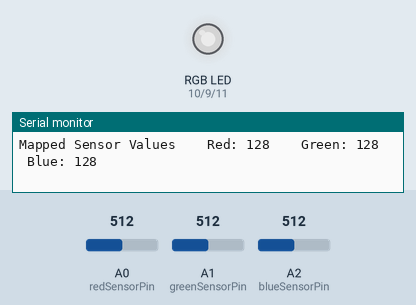
Simulated run of this sketch. Board: Arduino Uno, built with avr-gcc and run on an emulated ATmega328P. Shown: an RGB LED mixed from three pins (HIGH = lit), the last lines printed to the serial monitor. Inputs (shaded band) come from the test bench; at power-on: A0 (redSensorPin) = 512, A1 (greenSensorPin) = 512, A2 (blueSensorPin) = 512. Dim RGB values are drawn brighter than linear.

Above: at 1.2 s.
1.3 s: A0 (redSensorPin) set to 409
At 2.8 s:
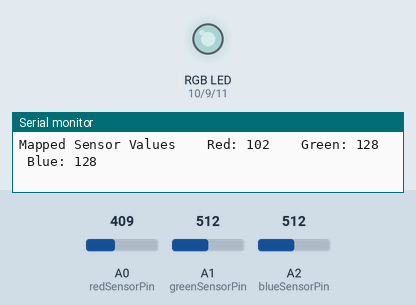
4.3 s: A0 (redSensorPin) set to 386
At 5.5 s:
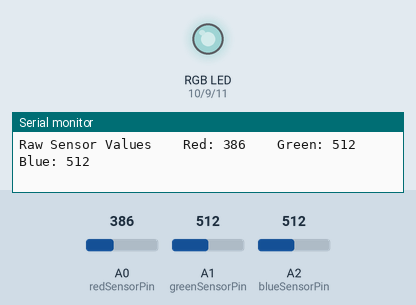
7.3 s: A1 (greenSensorPin) set to 408
At 7.6 s:
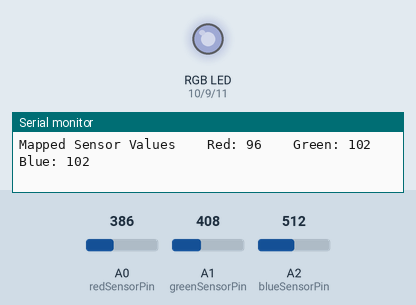
10.3 s: A1 (greenSensorPin) set to 392
At 11.0 s:
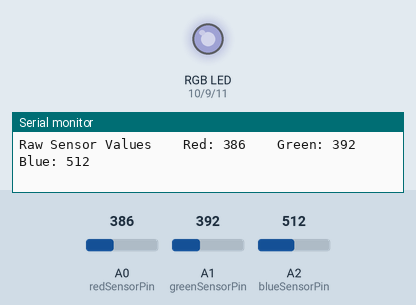
13.3 s: A2 (blueSensorPin) set to 108
At 14.5 s:
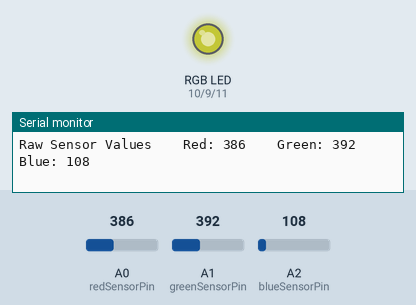
14.8 s: A2 (blueSensorPin) set to 94
At 15.2 s:
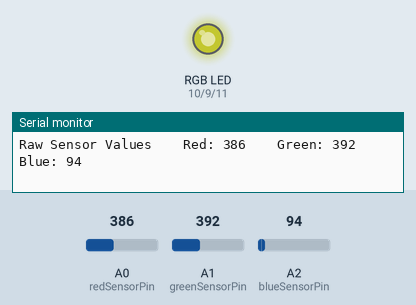
Timing chart, 0 to 17.8 s (numbered marks = the images above; inputs shaded):
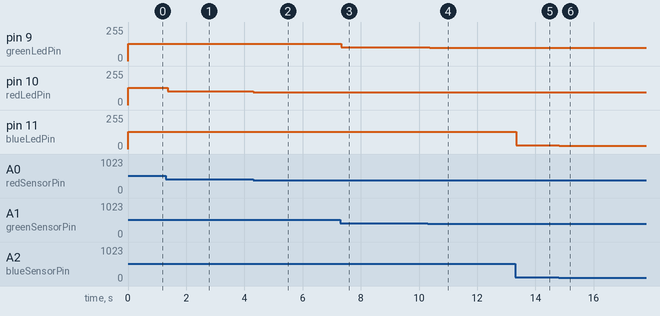

The sketch:

colorMixingLamp.ino
```cpp
const int redLedPin = 10;
const int greenLedPin = 9;
const int blueLedPin = 11;

const int redSensorPin = A0;
const int greenSensorPin = A1;
const int blueSensorPin = A2;

int redValue = 0;
int greenValue = 0;
int blueValue = 0;

int redSensorValue = 0;
int greenSensorValue = 0;
int blueSensorValue = 0;

void setup() {
  // Serial opens up communication so you can view values
  Serial.begin(9600);

  pinMode(redLedPin, OUTPUT);
  pinMode(greenLedPin, OUTPUT);
  pinMode(blueLedPin, OUTPUT);

}

void loop() {
  redSensorValue = analogRead(redSensorPin);
  delay(1);
  redValue = redSensorValue/4;
  greenSensorValue = analogRead(greenSensorPin);
  delay(1);
  greenValue = greenSensorValue/4;
  blueSensorValue = analogRead(blueSensorPin);
  delay(1);
  blueValue = blueSensorValue/4;

  analogWrite(redLedPin, redValue);
  analogWrite(greenLedPin, greenValue);
  analogWrite(blueLedPin, blueValue);

  Serial.print("Raw Sensor Values \t Red: ");
  Serial.print(redSensorValue);
  Serial.print("\t\tGreen: ");
  Serial.print(greenSensorValue);
  Serial.print("\tBlue: ");
  Serial.print(blueSensorValue);
  Serial.print("\n");

  Serial.print("Mapped Sensor Values \t Red: ");
  Serial.print(redValue);
  Serial.print("\t\tGreen: ");
  Serial.print(greenValue);
  Serial.print("\tBlue: ");
  Serial.print(greenValue);
  Serial.print("\n");

}
```

Measured:
- after the input at 1.3 s, pin 10 (redLedPin): 128/255 → 102/255 after 0.06 s
- after the input at 4.3 s, pin 10 (redLedPin): 102/255 → 96/255 at once
- after the input at 7.3 s, pin 9 (greenLedPin): 128/255 → 102/255 at once
- after the input at 10.3 s, pin 9 (greenLedPin): 102/255 → 98/255 after 0.06 s
- after the input at 13.3 s, pin 11 (blueLedPin): 128/255 → 27/255 at once
- after the input at 14.8 s, pin 11 (blueLedPin): 27/255 → 23/255 at once
